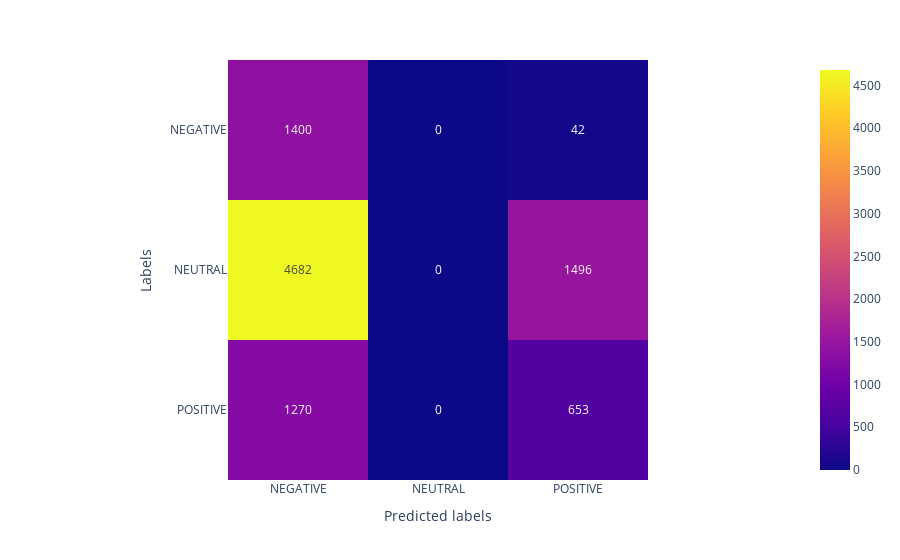

The cell this chart's notebook holds for it:
### Code cell
from sklearn.metrics import confusion_matrix
import plotly.express as px

# produce the confusion matrix for your predictions, what comments can you make ?
cm = confusion_matrix(labels, predicted_labels)

fig = px.imshow(
    cm, 
    labels=dict(x="Predicted labels", y="Labels"),
    x=['NEGATIVE', 'NEUTRAL', 'POSITIVE'],
    y=['NEGATIVE', 'NEUTRAL', 'POSITIVE']
)

fig.update_traces(text=cm, texttemplate="%{text}")

fig.show()

### Figure 1 — Plotly figure (JSON) as saved in the notebook; plotly's stock layout.template omitted (floating-point values rounded to 4 significant figures)
{"data": [{"coloraxis": "coloraxis", "hovertemplate": "Predicted labels: %{x}<br>Labels: %{y}<br>color: %{z}<extra></extra>", "name": "0", "text": [[1400, 0, 42], [4682, 0, 1496], [1270, 0, 653]], "texttemplate": "%{text}", "type": "heatmap", "x": ["NEGATIVE", "NEUTRAL", "POSITIVE"], "xaxis": "x", "y": ["NEGATIVE", "NEUTRAL", "POSITIVE"], "yaxis": "y", "z": [[1400, 0, 42], [4682, 0, 1496], [1270, 0, 653]]}], "layout": {"coloraxis": {"colorscale": [[0, "#0d0887"], [0.1111, "#46039f"], [0.2222, "#7201a8"], [0.3333, "#9c179e"], [0.4444, "#bd3786"], [0.5556, "#d8576b"], [0.6667, "#ed7953"], [0.7778, "#fb9f3a"], [0.8889, "#fdca26"], [1, "#f0f921"]]}, "margin": {"t": 60}, "xaxis": {"anchor": "y", "constrain": "domain", "domain": [0, 1], "scaleanchor": "y", "title": {"text": "Predicted labels"}}, "yaxis": {"anchor": "x", "autorange": "reversed", "constrain": "domain", "domain": [0, 1], "title": {"text": "Labels"}}}}
